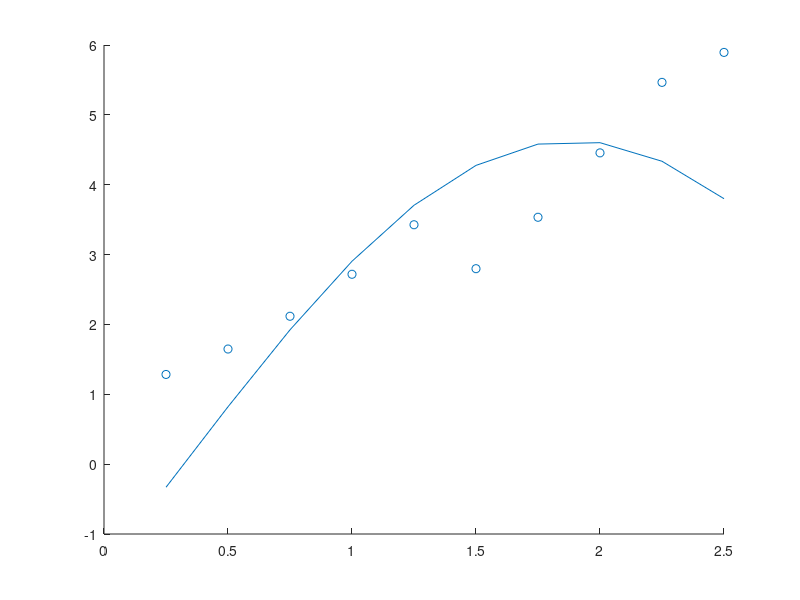

Recreate this plot in MATLAB.
x = 0.25:0.25:2.5;
y = [1.284, 1.648, 2.117, 2.718, 3.427, 2.798, 3.534, 4.456, 5.465, 5.894];
A = [sum(cos(x).^2),sum(sin(x).*cos(x));sum(cos(x).*sin(x)),sum(sin(x).^2)];
b = [sum(y.*cos(x));sum(y.*sin(x))];
X = A\b;
scatter(x,y);
hold on;
res = X(1)*cos(x)+X(2)*sin(x);
plot(x,res);
fprintf('a=%.15f, b=%.15f, error = %.15f\n', X(1), X(2), sum((y-res).^2));
